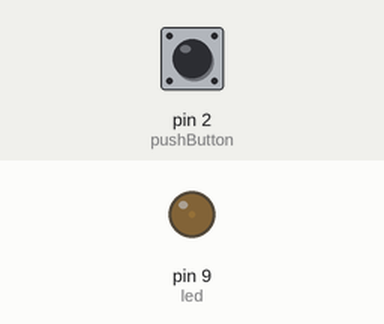
Simulated run of this sketch. Board: Arduino Uno, built with avr-gcc and run on an emulated ATmega328P. Parts: output pins drawn as LEDs (lit = HIGH). Inputs (shaded band) come from the test bench; at power-on: pin 2 (pushButton) HIGH. What the sketch prints to the serial monitor is not drawn.

Above: at 0.05 s.
At 1.15 s:
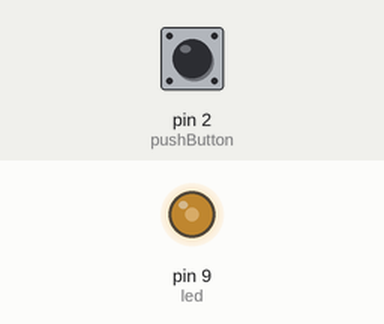
At 2.3 s:
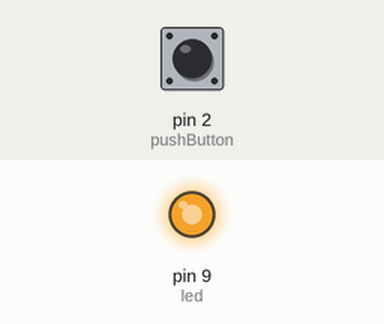
At 4.55 s:
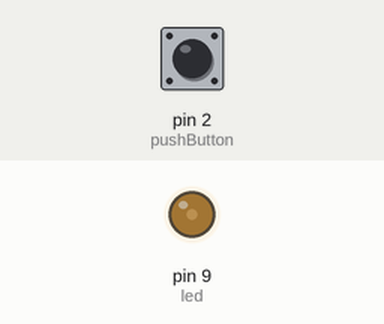
Timing chart, 0 to 6.6 s (numbered marks = the images above):
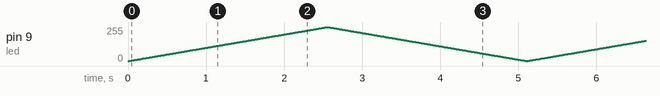

The sketch:

sketch_sep17a.ino
```cpp
int pushButton = 2;
int led = 9;
int buttonState=0;
// the setup routine runs once when you press reset:
void setup() {
  // initialize serial communication at 9600 bits per second:
  Serial.begin(9600);
  // make the pushbutton's pin an input:
  pinMode(pushButton, INPUT);

}


void loop() {

  int buttonState = digitalRead(pushButton);

  Serial.println(buttonState);
  delay(1);
  if (buttonState == 0) {
  lylitus();
  }
  else {
  fade();
  }
}

void lylitus() {
  int buttonState=digitalRead(pushButton);
 if (buttonState == 1) {
  digitalWrite(led, HIGH);
 }
else (buttonState == 0);{
  digitalWrite(led, LOW);
}
}
void fade() {
 for(int i=0; i<255; i++){
    analogWrite(led, i);
    delay(10);
  }
  for(int i=255; i>0; i--){
    analogWrite(led, i);
    delay(10);  }
}
```
